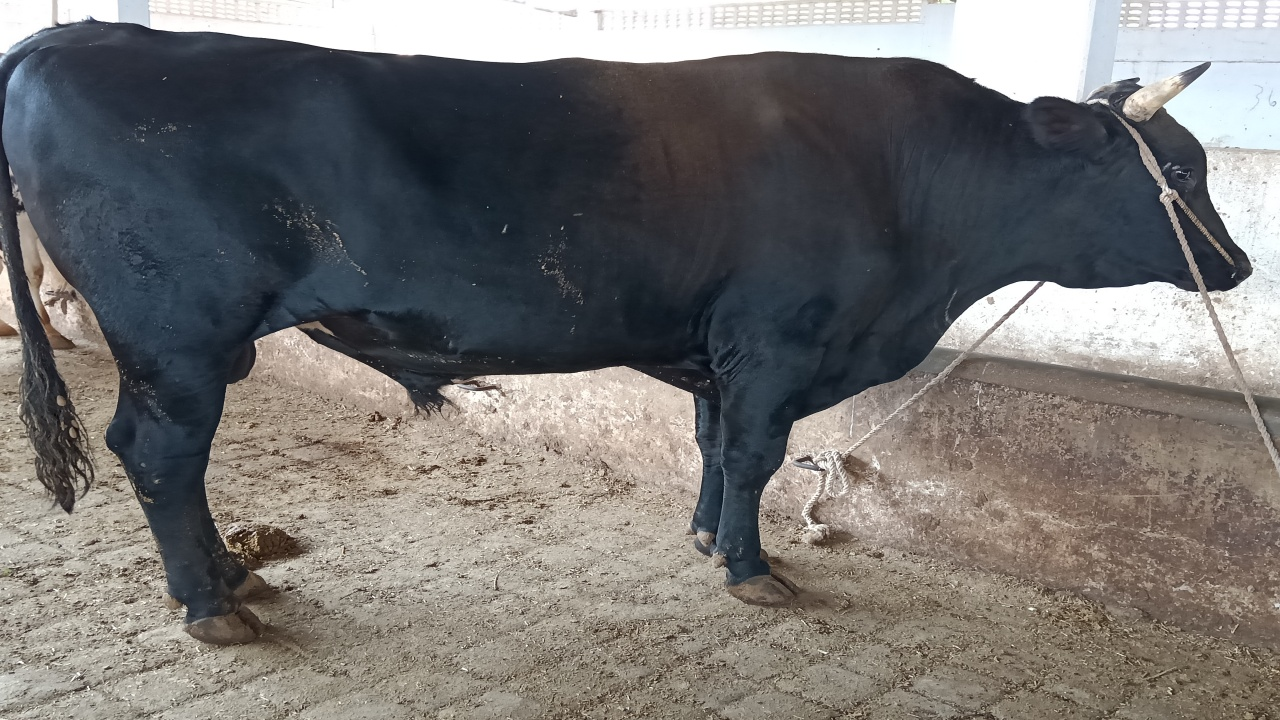
%> input picture Project Files/images/IMG20191102113704.jpg, 1280 x 720 px
$ octave global_thresholding.m   (GNU Octave 9; MATLAB toolbox functions it lacks are replaced by stand-ins)
%> lines starting %> are read from the running program, lines starting %| are printed output that depends on the picture; in (x1, y1, x2, y2) boxes, pixels count from 0 and x2, y2 are one past the last pixel; in counts of white or black regions, pixels touching at a corner belong together; the program's own positions count from 1
img = imread('C:/Users/sahar/OneDrive/Desktop/dip_project_files/images/IMG20191102113704.jpg');
%> img is the input picture: size 720x1280x3 uint8; mean R, G, B 117.7, 115.7, 113.9
figure, subplot(1,3,1),imshow(img), xlabel('Original');
img = rgb2gray(img);
%> img: size 720x1280 uint8
Thresh = 0.5*(double(min(img(:))) + double(max(img(:))));
%> Thresh = 131

done = false; %Region-Based Segmentation

while ~done % Until the old and new thresholds differ keep iterating
    seg_img = img >= Thresh;
    Thr = Thresh; % Saving the current threshold
% Taking mean of new segmented regions and setting their mean as T
    Thr_next = 0.5*(mean(img(seg_img)) + mean(img(~seg_img)));
    done = abs(Thresh - Thr_next) < 0.5;
    Thresh = Thr_next;
end
%> this loop made 5 passes
%> (Thr, Thr_next, done, Thresh) on passes 1 to 5: (131, 128.4, false, 128.4), (128.4, 127.4, false, 127.4), (127.4, 126.9, false, 126.9), (126.9, 126.3, false, 126.3), (126.3, 126.3, true, 126.3)
%> pass 1, `seg_img = img >= Thresh;`:
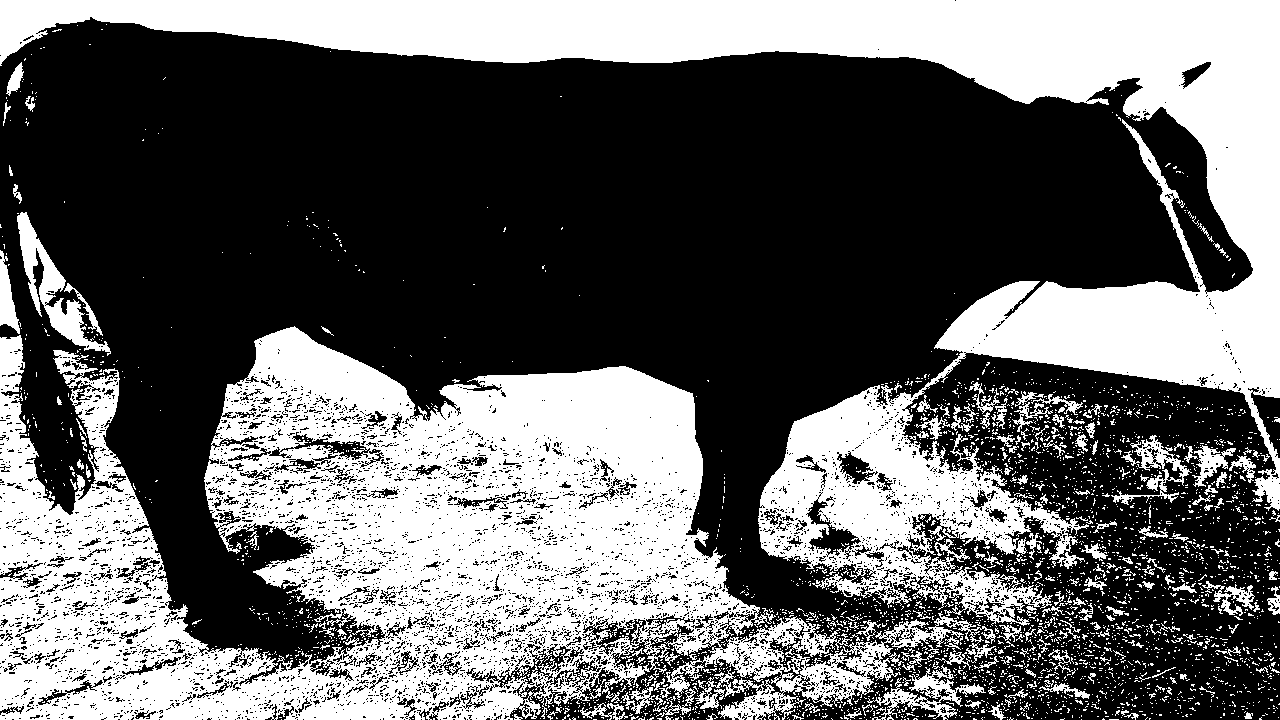
%> seg_img: size 720x1280 logical; 39.9% white; 3288 white regions (3082 under 20 px), largest, box (x1, y1, x2, y2) and area: (0, 326, 996, 720) 182984, (0, 0, 1280, 626) 154156, (17, 212, 111, 356) 3237
%> pass 3, `seg_img = img >= Thresh;`:
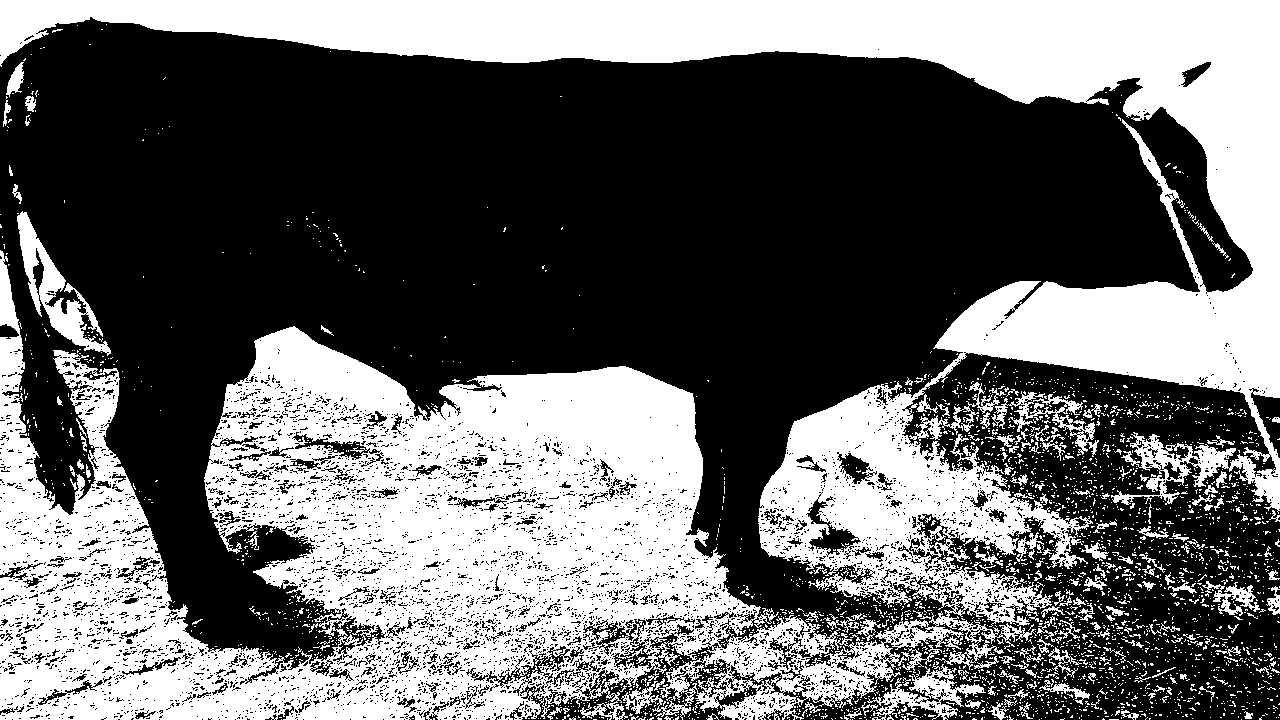
%> seg_img: size 720x1280 logical; 41.2% white; 2963 white regions (2776 under 20 px), largest, box (x1, y1, x2, y2) and area: (0, 0, 1280, 720) 351012, (17, 211, 111, 356) 3626, (867, 664, 986, 720) 2161

subplot(1,3,2), imshow(~seg_img); xlabel(['Global Thresholding - Cow thresholded with T=' num2str(Thr)]);
%> after `imshow(~seg_img)`:
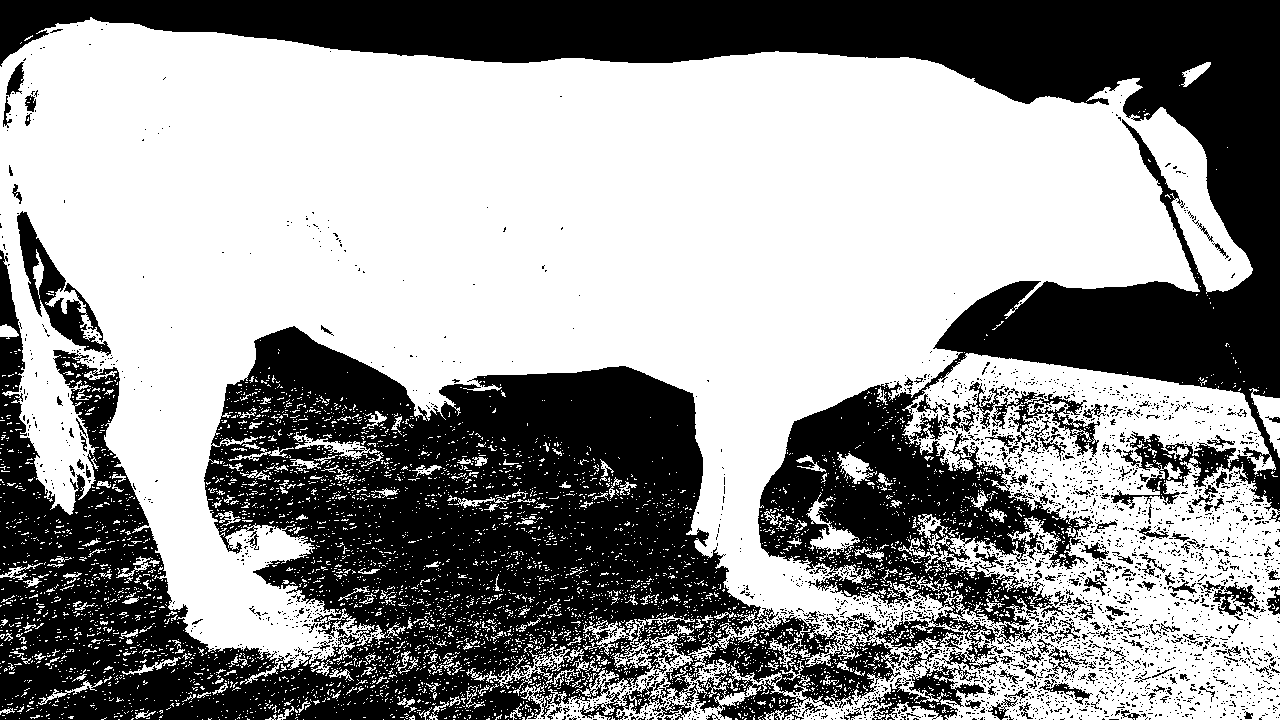
%> displayed picture: size 720x1280 logical; 58.4% white; 2863 black regions (2675 under 20 px), largest, box (x1, y1, x2, y2) and area: (0, 0, 1280, 720) 354284, (17, 211, 111, 356) 3676, (867, 662, 986, 720) 2358

%apply erosion to remove noisy structures
se = strel('cube',7);
erodedBW = imerode(~seg_img, se);
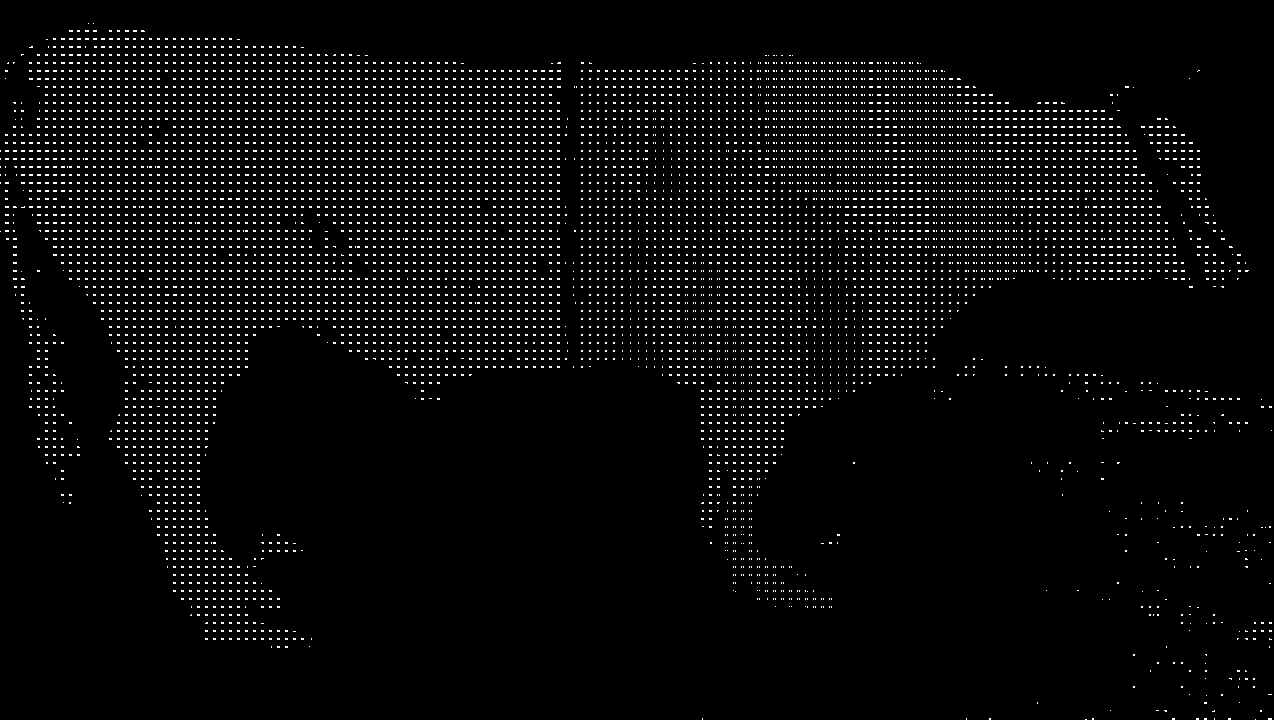
%> erodedBW: size 720x1274 logical; 3.6% white in thin lines or dots
subplot(1,3,3), imshow(erodedBW),xlabel('After Erosion');

$ run again, with Project Files/images/IMG20191102113710.jpg copied over Project Files/images/IMG20191102113704.jpg
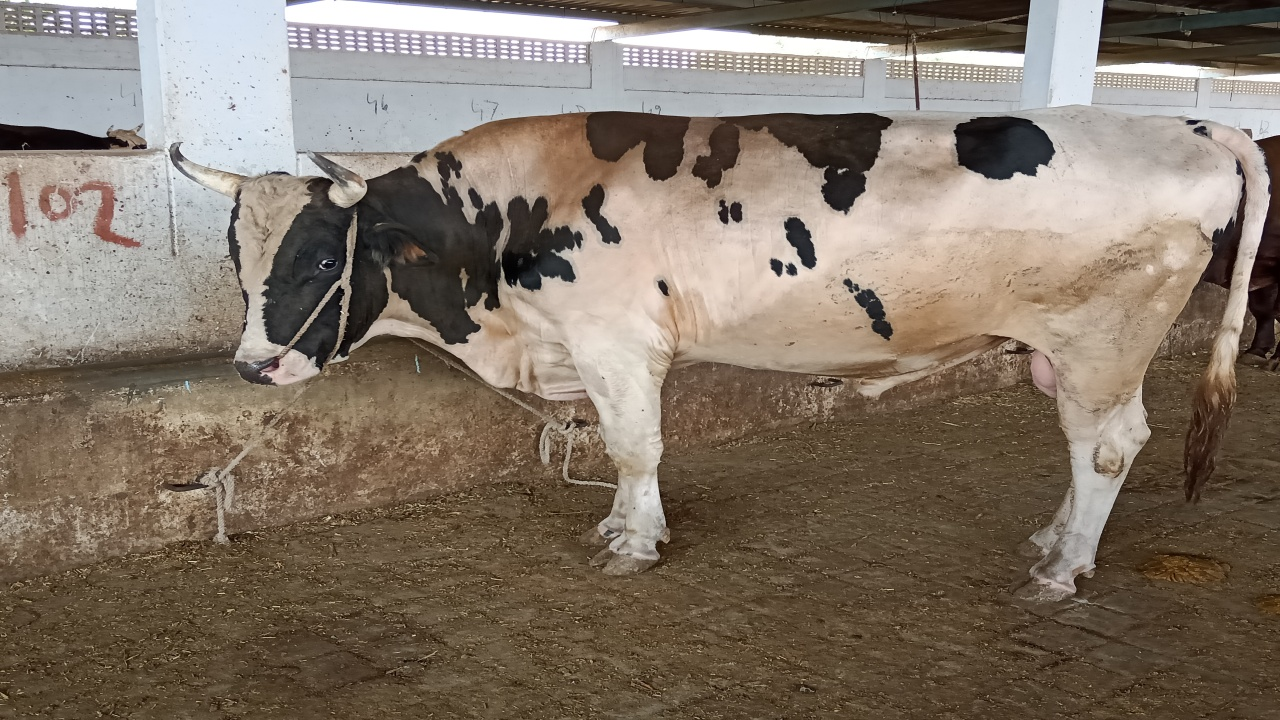
%> input picture Project Files/images/IMG20191102113710.jpg, 1280 x 720 px
%> img is the input picture: size 720x1280x3 uint8; mean R, G, B 130.4, 117.4, 103.8
%> img: size 720x1280 uint8
%> `Thresh = 0.5*(double(min(img(:))) + double(max(img(:))));`: Thresh = 127.5
%> the loop `while ~done` made 2 passes
%> (Thr, Thr_next, done, Thresh) on passes 1 to 2: (127.5, 128.4, false, 128.4), (128.4, 128.7, true, 128.7)
%> pass 1, `seg_img = img >= Thresh;`:
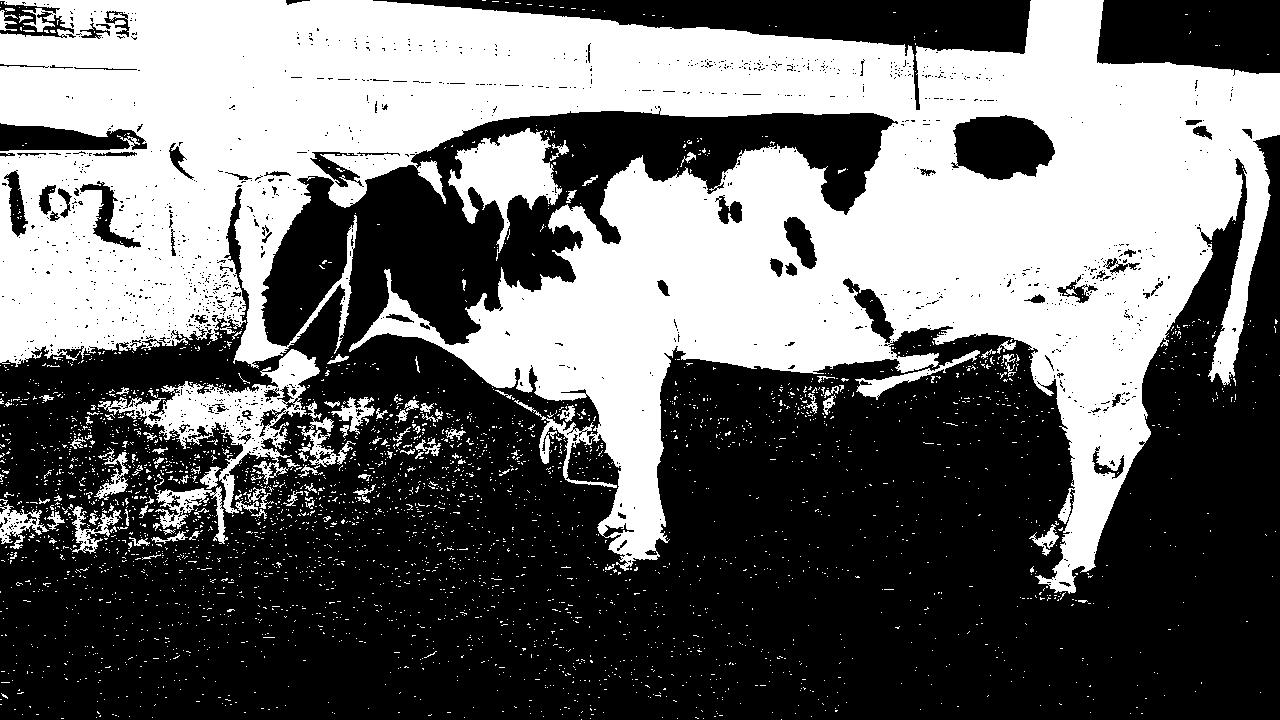
%> seg_img: size 720x1280 logical; 42.1% white; 3352 white regions (3244 under 20 px), largest, box (x1, y1, x2, y2) and area: (0, 0, 1280, 594) 353144, (98, 349, 320, 514) 8564, (448, 128, 562, 261) 6235
%> `erodedBW = imerode(~seg_img, se);`:
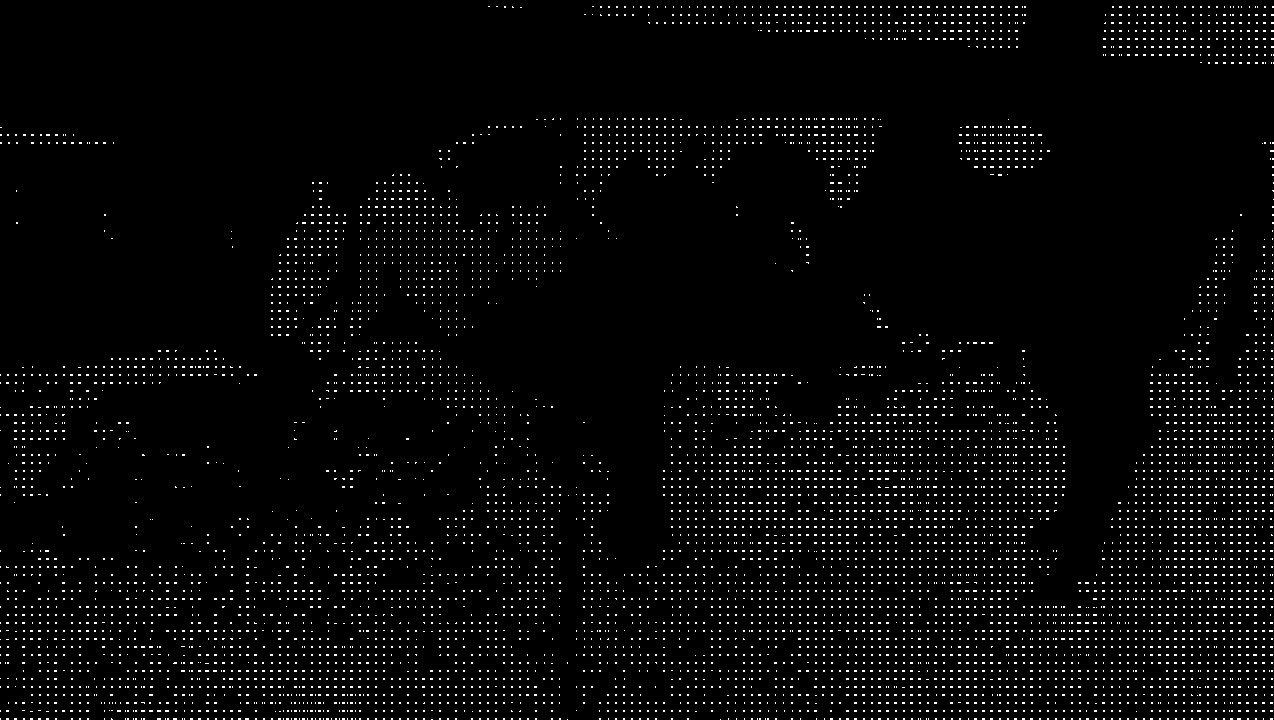
%> erodedBW: size 720x1274 logical; 2.7% white in thin lines or dots
